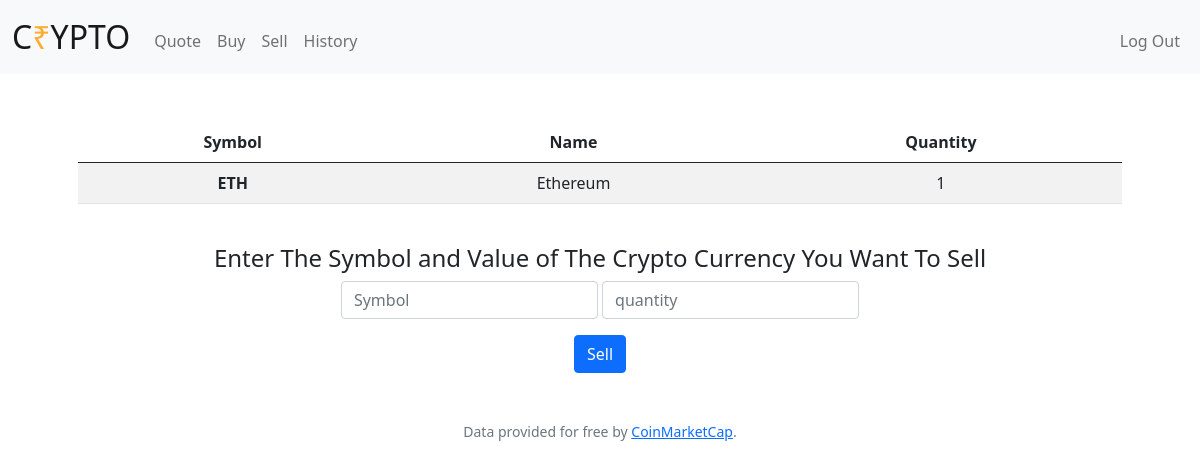
Screenshot of /sell (signed in) with the database file from the repository.
### tables this page shows
CREATE TABLE "transactions" (
	"user_id"	INTEGER NOT NULL,
	"symbol"	TEXT NOT NULL,
	"name"	TEXT NOT NULL,
	"quantity"	NUMERIC NOT NULL DEFAULT 0,
	"value"	NUMERIC NOT NULL DEFAULT 0,
	"trans_id"	INTEGER NOT NULL,
	FOREIGN KEY("user_id") REFERENCES "users"("id"),
	PRIMARY KEY("trans_id" AUTOINCREMENT)
);

### app.py (the view, shortened to what this page needs)
@app.route("/sell", methods=["GET", "POST"])
@login_required
def sell():
    PORT = db.execute("SELECT name, symbol, quantity FROM transactions WHERE user_id = ?", (session["user_id"], )).fetchall()
    return render_template("sell.html", exists=PORT)

### app.py (called while the page is built)
@app.after_request
def after_request(response):
    response.headers["Cache-Control"] = "no-cache, no-store, must-revalidate"
    response.headers["Expires"] = 0
    response.headers["Pragma"] = "no-cache"
    return response

def dict_factory(cursor, row):
    dict = {}
    for id, col in enumerate(cursor.description):
        dict[col[0]] = row[id]
    return dict

### helpers.py (called while the page is built)
def login_required(f):
    @wraps(f)
    def decorated_function(*args, **kwargs):
        if not session.get("user_id"):
            return redirect(url_for("login"))
        return f(*args, **kwargs)
    return decorated_function

### templates/sell.html (shortened to what this page needs)
{% extends "layouts.html" %}
{% block main %}
    <table class="table table-striped">
        <thead>
            <tr>
                <th scope="col">Symbol</th>
                <th scope="col">Name</th>
                <th scope="col">Quantity</th>
            </tr>
        </thead>
        <tbody>
            {% for item in exists %}
                <tr>
                    <th scope="row">{{item["symbol"]}}</th>
                    <td>{{item["name"]}}</td>
                    <td>{{item["quantity"]}}</td>
                </tr>
            {% endfor %}
        </tbody>
    </table>
    <br>
    <form action="/sell" method="post">
        <div class="mb-3">
            <h4>Enter The Symbol and Value of The Crypto Currency You Want To Sell</h4>
            <input id="symbol" name="symbol" autocomplete="off" autofocus name="q" placeholder="Symbol" type="text" class="form-control">
            <input id="qty" name="qty" autocomplete="off" autofocus name="q" placeholder="quantity" type="number" class="form-control">
        </div>
        <div>
            <button id="buy" class="btn btn-primary" type="submit"> Sell </button>
        </div>
    </form>
{% endblock %}

### static/styles.css (style rules this page uses)
main .form-control { display: inline-block; width: auto; }

### rows the page displays
transactions: symbol "ETH", name "Ethereum", quantity "1"
